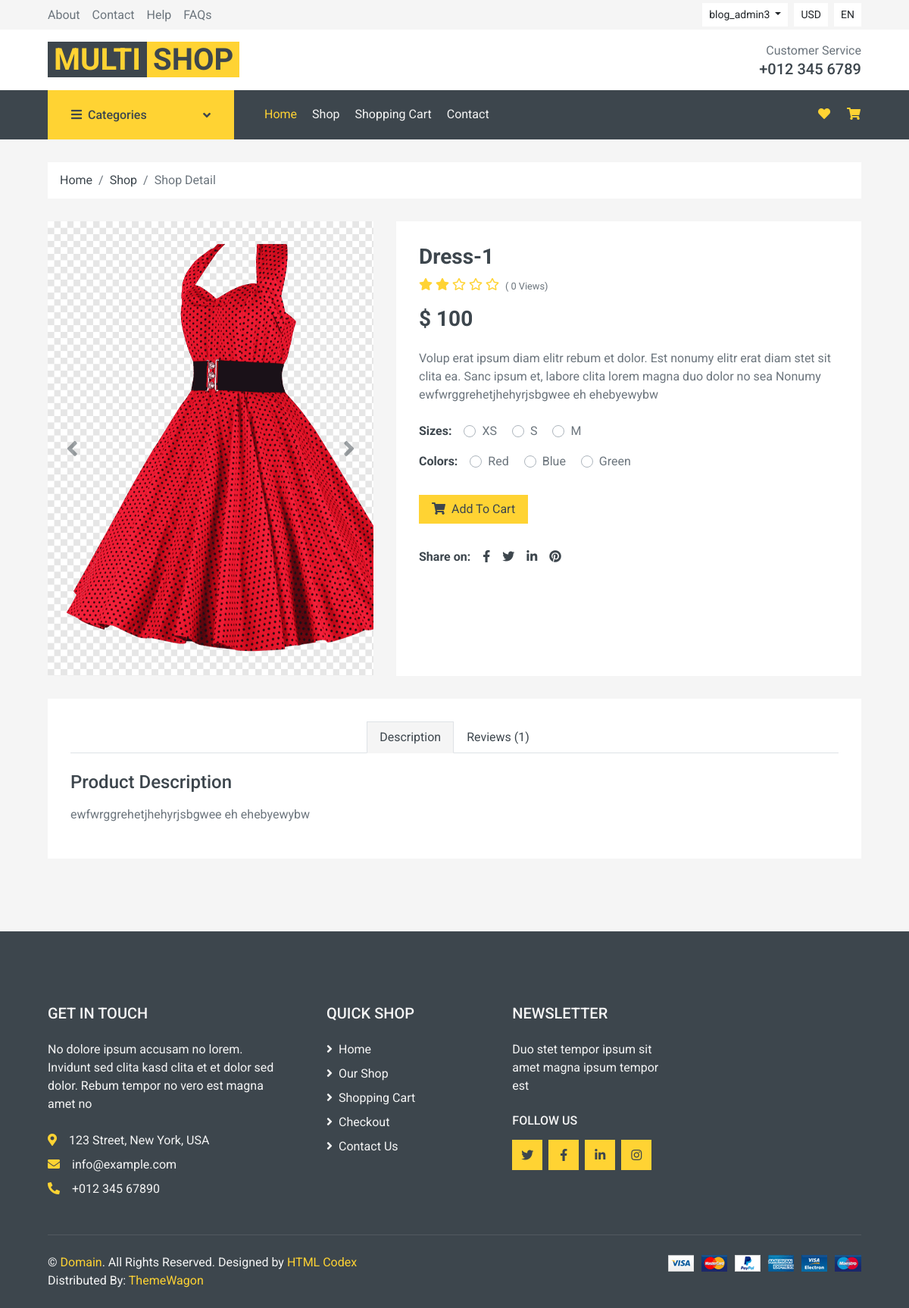
Page /detail/3 (signed in) on the committed database.
### main_app/models.py (models this page shows, shortened)
class Product(models.Model):
    name = models.CharField(max_length=150)
    slug = models.SlugField(max_length=150, unique=True)
    img = models.ImageField()
    count = models.PositiveIntegerField(default=0)
    price = models.PositiveIntegerField(default=0)
    view = models.PositiveIntegerField(default=0)
    description = models.TextField()
    added_date = models.DateField(auto_now_add=True)
    size = models.ManyToManyField(Size, related_name='sizes')
    color = models.ManyToManyField(Color, related_name='colors')
    category = models.ForeignKey(
        Category, on_delete=models.PROTECT, related_name='categories')
    discount = models.PositiveIntegerField("Discount %", default=0)
    @property
    def average_rating(self):
        rating = self.rating.all().aggregate(Avg('value'))['value__avg']
        if rating:
            return str(rating)
        else:
            return 0
    class Meta:
        ordering = ["-id"]

class Size(models.Model):
    name = models.CharField(max_length=50)
    slug = models.SlugField(max_length=50, unique=True)
    def __str__(self):
        return self.name

class Color(models.Model):
    name = models.CharField(max_length=50)
    slug = models.SlugField(max_length=50, unique=True)
    def __str__(self):
        return self.name

### main_app/views.py (the view, shortened to what this page needs)
# urls.py: path('detail/<pk>', views.ProductDetailView.as_view(), name='detail'),
class ProductDetailView(DetailView):
    model = Product
    template_name = 'detail.html'

### main_app/context_cat.py (called while the page is built)
def main_context(request):
    all_categories = Category.objects.all()
    all_colors = Color.objects.all()
    all_sizes = Size.objects.all()
    data = {
        'all_categories': all_categories,
        'all_colors': all_colors,
        'all_sizes': all_sizes,
    }
    return data

### templates/detail.html (shortened to what this page needs)
{% extends 'base.html' %}
{% load static %}
{% block content %}
<div class="container-fluid">
    <div class="row px-xl-5">
        <div class="col-12">
            <nav class="breadcrumb bg-light mb-30">
                <a class="breadcrumb-item text-dark" href="#">Home</a>
                <a class="breadcrumb-item text-dark" href="#">Shop</a>
                <span class="breadcrumb-item active">Shop Detail</span>
            </nav>
        </div>
    </div>
</div>
<div class="container-fluid pb-5">
    <div class="row px-xl-5">
        <div class="col-lg-5 mb-30">
            <div id="product-carousel" class="carousel slide" data-ride="carousel">
                <div class="carousel-inner bg-light">
                    <div class="carousel-item active text-center">
                        <img class="object-fit-cover" src="{{ object.img.url }}" alt="Image" height="600">
                    </div>
                </div>
                <a class="carousel-control-prev" href="#product-carousel" data-slide="prev">
                    <i class="fa fa-2x fa-angle-left text-dark"></i>
                </a>
                <a class="carousel-control-next" href="#product-carousel" data-slide="next">
                    <i class="fa fa-2x fa-angle-right text-dark"></i>
                </a>
            </div>
        </div>
        <div class="col-lg-7 h-auto mb-30">
            <div class="h-100 bg-light p-30">
                <h3>{{ object.name|title }}</h3>
                <div class="d-flex mb-3">
                    <div class="text-primary mr-2">
                        {% for i in '12345'|make_list %}
                        {% if i < object.average_rating %} <i class="fas fa-star"></i>
                            {% else %}
                            <i class="far fa-star"></i>
                            {% endif %}
                            {% endfor %}
                    </div>
                    <small class="pt-1">( {{ object.view }} Views)</small>
                </div>
                <h3 class="font-weight-semi-bold mb-4">$ {{object.price}}</h3>
                <p class="mb-4">Volup erat ipsum diam elitr rebum et dolor. Est nonumy elitr erat diam stet sit
                    clita ea. Sanc ipsum et, labore clita lorem magna duo dolor no sea
                    Nonumy
                    {{object.description}}
                </p>
                <div class="d-flex mb-3">
                    <strong class="text-dark mr-3">Sizes:</strong>
                    <form>
                        {% for size in object.size.all %}
                        <div class="custom-control custom-radio custom-control-inline">
                            <label class="custom-control-label" for="size-{{size.id}}">{{size}}</label>
                        </div>
                        {% endfor %}
                    </form>
                </div>
                <div class="d-flex mb-4">
                    <strong class="text-dark mr-3">Colors:</strong>
                    <form>
                        {% for color in object.color.all %}
                        <div class="custom-control custom-radio custom-control-inline">
                            <label class="custom-control-label" for="color-{{color.id}}">{{color}}</label>
                        </div>
                        {% endfor %}
                    </form>
                </div>
                <div class="d-flex align-items-center mb-4 pt-2">
                    <a href="{% url 'cart:add_to_cart' object.id %}" class="btn btn-primary px-3"><i
                        class="fa fa-shopping-cart mr-1"></i> Add To
                    Cart</a>
                </div>
                <div class="d-flex pt-2">
                    <strong class="text-dark mr-2">Share on:</strong>
                    <div class="d-inline-flex">
                        <a class="text-dark px-2" href="">
                            <i class="fab fa-facebook-f"></i>
                        </a>
                        <a class="text-dark px-2" href="">
                            <i class="fab fa-twitter"></i>
                        </a>
                        <a class="text-dark px-2" href="">
                            <i class="fab fa-linkedin-in"></i>
                        </a>
                        <a class="text-dark px-2" href="">
                            <i class="fab fa-pinterest"></i>
                        </a>
                    </div>
                </div>
            </div>
        </div>
    </div>
    <div class="row px-xl-5">
        <div class="col">
            <div class="bg-light p-30 ">
                <div class="nav nav-tabs mb-4 d-flex justify-content-center">
                    <a class="nav-item nav-link text-dark active" data-toggle="tab" href="#tab-pane-1">Description</a>
                    <a class="nav-item nav-link text-dark" data-toggle="tab" href="#tab-pane-3">Reviews
                        ({{object.product_comments.count}})</a>
                </div>
                <div class="tab-content">
                    <div class="tab-pane fade show active" id="tab-pane-1">
                        <h4 class="mb-3">Product Description</h4>
                        <p>{{object.description}}</p>
                    </div>
            </div>
        </div>
    </div>
</div>
</div>
{% endblock %}

### templates/base.html (shortened to what this page needs)
{% load static %}
<!DOCTYPE html>
<html lang="en">
<head>
    <link href="https://cdnjs.cloudflare.com/ajax/libs/font-awesome/5.10.0/css/all.min.css" rel="stylesheet">
    <link href="{% static 'lib/animate/animate.min.css' %}" rel="stylesheet">
    <link href="{% static 'lib/owlcarousel/assets/owl.carousel.min.css' %}" rel="stylesheet">
    <link href="{% static 'css/style.css' %}" rel="stylesheet">
</head>
<body>
    <div class="container-fluid">
        <div class="row bg-secondary py-1 px-xl-5">
            <div class="col-lg-6 d-none d-lg-block">
                <div class="d-inline-flex align-items-center h-100">
                    <a class="text-body mr-3" href="">About</a>
                    <a class="text-body mr-3" href="">Contact</a>
                    <a class="text-body mr-3" href="">Help</a>
                    <a class="text-body mr-3" href="">FAQs</a>
                </div>
            </div>
            <div class="col-lg-6 text-center text-lg-right">
                <div class="d-inline-flex align-items-center">
                    <div class="btn-group">
                        <button type="button" class="btn btn-sm btn-light dropdown-toggle" data-toggle="dropdown">
                            {% if request.user.is_authenticated %}
                            {{request.user.username}}
                            {% else %}Anonym
                            {% endif %}
                        </button>
                    </div>
                    <div class="btn-group mx-2">
                        <button type="button" class="btn btn-sm btn-light" data-toggle="dropdown">USD</button>
                    </div>
                    <div class="btn-group">
                        <button type="button" class="btn btn-sm btn-light" data-toggle="dropdown">EN</button>
                    </div>
                </div>
            </div>
        </div>
        <div class="row align-items-center bg-light py-3 px-xl-5  d-lg-flex">
            <div class="col-lg-4 d-none d-lg-block ">
                <a href="{% url 'main_app:home' %}" class="text-decoration-none">
                    <span class="h1 text-uppercase text-primary bg-dark px-2">Multi</span>
                    <span class="h1 text-uppercase text-dark bg-primary px-2 ml-n1">Shop</span>
                </a>
            </div>
            <div class="col-lg-4 col-6 text-right d-none d-sm-none d-md-block d-lg-block">
                <p class="m-0">Customer Service</p>
                <h5 class="m-0">+012 345 6789</h5>
            </div>
        </div>
    </div>
    <div class="container-fluid bg-dark mb-30">
        <div class="row px-xl-5">
            <div class="col-lg-3 d-none d-lg-block">
                <a class="btn d-flex align-items-center justify-content-between bg-primary w-100" data-toggle="collapse"
                    href="#navbar-vertical" style="height: 65px; padding: 0 30px;">
                    <h6 class="text-dark m-0"><i class="fa fa-bars mr-2"></i>Categories</h6>
                    <i class="fa fa-angle-down text-dark"></i>
                </a>
            </div>
            <div class="col-lg-9">
                <nav class="navbar navbar-expand-lg bg-dark navbar-dark py-3 py-lg-0 px-0">
                    <div class="collapse navbar-collapse justify-content-between" id="navbarCollapse">
                        <div class="navbar-nav mr-auto py-0">
                            <a href="{% url 'main_app:home' %}" class="nav-item nav-link active">Home</a>
                            <a href="{% url 'main_app:sort_products' %}" class="nav-item nav-link">Shop</a>
                            <div class="nav-item dropdown">
                                <a href="{% url 'cart:cart' %}" class="nav-link">Shopping Cart</a>
                            </div>
                            <a href="{% url 'accounts:contact' %}" class="nav-item nav-link">Contact</a>
                        </div>
                        <div class="navbar-nav ml-auto py-0 d-none d-lg-block">
                            <a href="{% url 'cart:liked' %}" class="btn px-0">
                                <i class="fas fa-heart text-primary"></i>
                            </a>
                            <a href="{% url 'cart:cart' %}" class="btn px-0 ml-3">
                                <i class="fas fa-shopping-cart text-primary"></i>
                            </a>
                        </div>
                    </div>
                </nav>
            </div>
        </div>
    </div>
    {% block content %}
    {% endblock %}
    <div class="container-fluid bg-dark text-secondary mt-5 pt-5">
        <div class="row px-xl-5 pt-5">
            <div class="col-lg-4 col-md-12 mb-5 pr-3 pr-xl-5">
                <h5 class="text-secondary text-uppercase mb-4">Get In Touch</h5>
                <p class="mb-4">No dolore ipsum accusam no lorem. Invidunt sed clita kasd clita et et dolor sed dolor.
                    Rebum tempor no vero est magna amet no</p>
                <p class="mb-2"><i class="fa fa-map-marker-alt text-primary mr-3"></i>123 Street, New York, USA</p>
                <p class="mb-2"><i class="fa fa-envelope text-primary mr-3"></i>info@example.com</p>
                <p class="mb-0"><i class="fa fa-phone-alt text-primary mr-3"></i>+012 345 67890</p>
            </div>
            <div class="col-lg-8 col-md-12">
                <div class="row">
                    <div class="col-md-4 mb-5">
                        <h5 class="text-secondary text-uppercase mb-4">Quick Shop</h5>
                        <div class="d-flex flex-column justify-content-start">
                            <a href="{% url 'main_app:home' %}" class="text-secondary mb-2" href="#"><i
                                    class="fa fa-angle-right mr-2"></i>Home</a>
                            <a class="text-secondary mb-2" href="#"><i class="fa fa-angle-right mr-2"></i>Our Shop</a>
                            <a class="text-secondary mb-2" href="#"><i class="fa fa-angle-right mr-2"></i>Shopping
                                Cart</a>
                            <a class="text-secondary mb-2" href="#"><i class="fa fa-angle-right mr-2"></i>Checkout</a>
                            <a class="text-secondary" href="#"><i class="fa fa-angle-right mr-2"></i>Contact Us</a>
                        </div>
                    </div>
                    <div class="col-md-4 mb-5">
                        <h5 class="text-secondary text-uppercase mb-4">Newsletter</h5>
                        <p>Duo stet tempor ipsum sit amet magna ipsum tempor est</p>
                        <h6 class="text-secondary text-uppercase mt-4 mb-3">Follow Us</h6>
                        <div class="d-flex">
                            <a href="https://twitter.com/" class="btn btn-primary btn-square mr-2" href="#"><i class="fab fa-twitter"></i></a>
                            <a href="https://www.facebook.com/" class="btn btn-primary btn-square mr-2" href="#"><i class="fab fa-facebook-f"></i></a>
                            <a href="https://www.linkedin.com/" class="btn btn-primary btn-square mr-2" href="#"><i class="fab fa-linkedin-in"></i></a>
                            <a href="https://www.instagram.com/" class="btn btn-primary btn-square" href="#"><i class="fab fa-instagram"></i></a>
                        </div>
                    </div>
                </div>
            </div>
        </div>
        <div class="row border-top mx-xl-5 py-4" style="border-color: rgba(256, 256, 256, .1) !important;">
            <div class="col-md-6 px-xl-0">
                <p class="mb-md-0 text-center text-md-left text-secondary">
                    &copy; <a class="text-primary" href="#">Domain</a>. All Rights Reserved. Designed
                    by
                    <a class="text-primary" href="https://htmlcodex.com">HTML Codex</a>
                    <br>Distributed By: <a href="https://themewagon.com" target="_blank">ThemeWagon</a>
                </p>
            </div>
            <div class="col-md-6 px-xl-0 text-center text-md-right">
                <img class="img-fluid" src="media/payments.png" alt="">
            </div>
        </div>
    </div>
</body>
</html>

### rows in the picture
Product: img (picture), name "Dress-1", view "0", price "100", description "ewfwrggrehetjhehyrjsbgwee eh ehebyewybw", product_comments.count "1"
Size: name "XS"
Size: name "S"
Size: name "M"
Color: name "Red"
Color: name "Blue"
Color: name "Green"

### other values in the picture
{{ request.user.username }} "blog_admin3"
